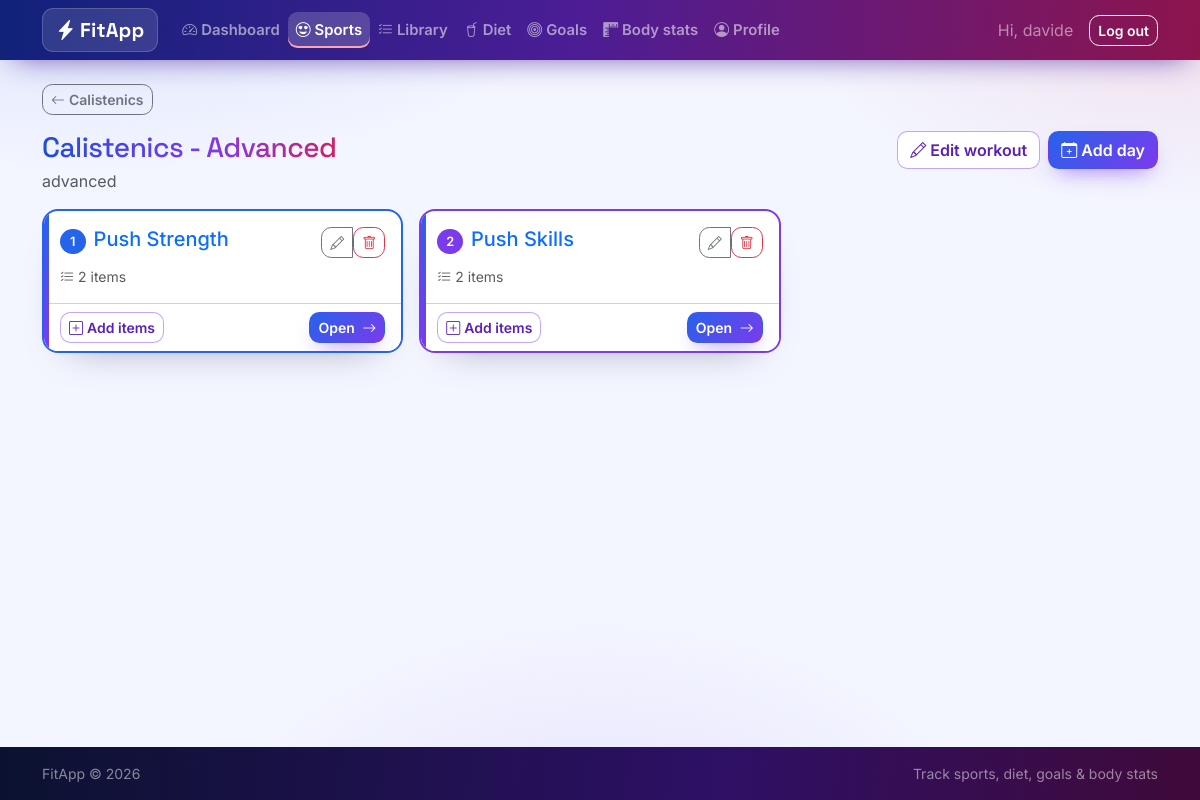
The app's page /sports/1/workouts/1 (signed in), older data.
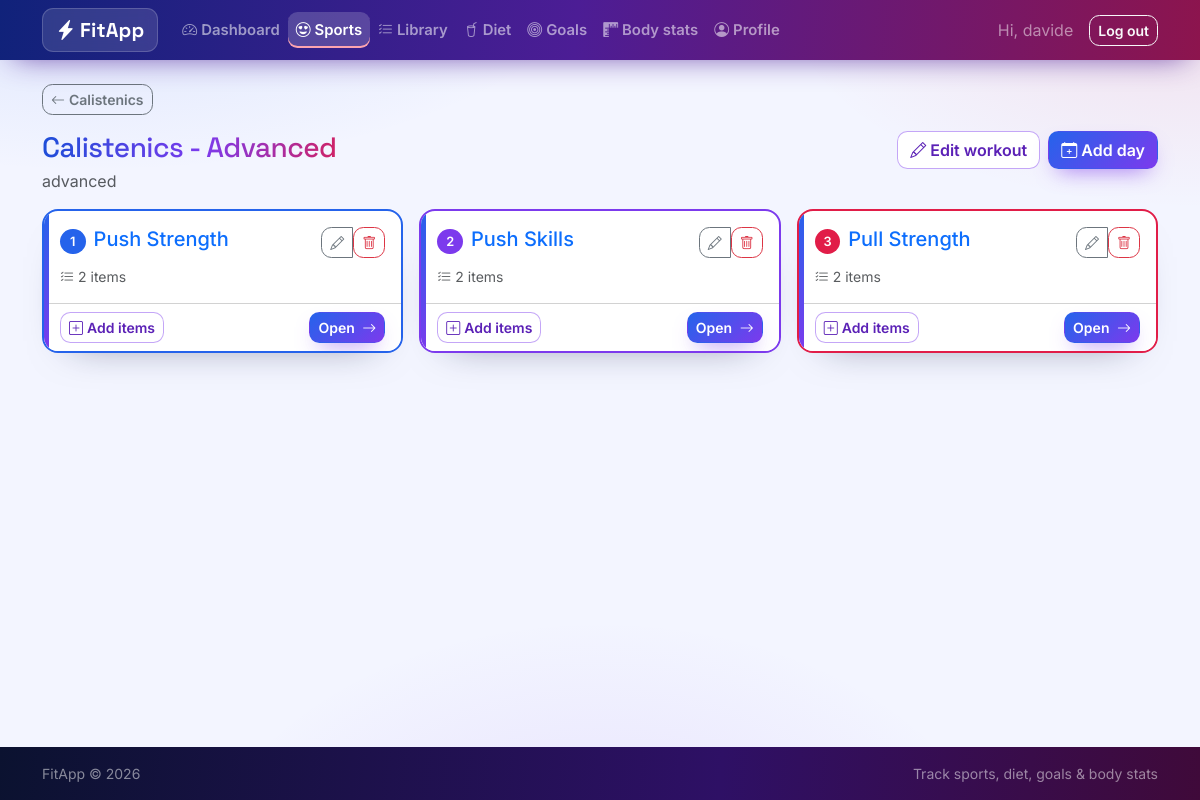
The same page, newer data.
### tables this page shows
CREATE TABLE "users" (
    id            INTEGER PRIMARY KEY AUTOINCREMENT,
    username      TEXT UNIQUE NOT NULL,
    email         TEXT UNIQUE NOT NULL,
    password_hash TEXT NOT NULL,
    height_cm     REAL,
    birth_date    TEXT,
    sex           TEXT,
    role          TEXT NOT NULL DEFAULT 'user' CHECK (role IN ('user', 'admin')),
    created_at    TEXT NOT NULL DEFAULT (datetime('now'))
);

CREATE TABLE "sports" (
                id         INTEGER PRIMARY KEY AUTOINCREMENT,
                user_id    INTEGER NOT NULL REFERENCES users (id) ON DELETE CASCADE,
                name       TEXT NOT NULL,
                notes      TEXT,
                created_at TEXT NOT NULL DEFAULT (datetime('now'))
            );

CREATE TABLE workouts (
    id         INTEGER PRIMARY KEY AUTOINCREMENT,
    sport_id   INTEGER NOT NULL REFERENCES sports (id) ON DELETE CASCADE,
    position   INTEGER NOT NULL DEFAULT 0,
    name       TEXT NOT NULL,
    notes      TEXT,
    created_at TEXT NOT NULL DEFAULT (datetime('now'))
);

CREATE TABLE workout_days (
    id         INTEGER PRIMARY KEY AUTOINCREMENT,
    workout_id INTEGER NOT NULL REFERENCES workouts (id) ON DELETE CASCADE,
    position   INTEGER NOT NULL DEFAULT 0,
    name       TEXT NOT NULL
);

### fitapp/routes/sports.py (the view)
@bp.route("/<int:sport_id>/workouts/<int:workout_id>")
@login_required
def workout_detail(sport_id, workout_id):
    sport = _get_sport(sport_id)
    workout = _get_workout(sport_id, workout_id)
    db = get_db()
    days = db.execute(
        """SELECT d.id, d.position, d.name,
                  (SELECT COUNT(*) FROM day_entries e WHERE e.workout_day_id = d.id) AS entry_count
           FROM workout_days d
           WHERE d.workout_id = ? ORDER BY d.position, d.id""",
        (workout_id,),
    ).fetchall()
    days_data = [dict(day) for day in days]
    return render_template(
        "sports/workout_detail.html",
        sport=sport,
        workout=workout,
        days=days_data,
    )

### fitapp/auth.py (called while the page is built)
def load_current_user():
    user_id = session.get("user_id")
    if user_id is None:
        g.user = None
    else:
        g.user = get_db().execute(
            "SELECT * FROM users WHERE id = ?", (user_id,)
        ).fetchone()
    return g.user

def login_required(view):
    @wraps(view)
    def wrapped(*args, **kwargs):
        if load_current_user() is None:
            flash("Please log in to access this page.", "warning")
            return redirect(url_for("auth.login", next=request.path))
        return view(*args, **kwargs)
    return wrapped

@bp.before_app_request
def _load_user():
    load_current_user()
    if g.user is not None and g.user["role"] == "admin":
        blueprint = (request.endpoint or "").split(".", 1)[0]
        if blueprint in ADMIN_BLOCKED_BLUEPRINTS:
            flash("Admin accounts manage users and settings only.", "warning")
            return redirect(url_for("admin.index"))

### fitapp/db.py (called while the page is built)
def get_db():
    if "db" not in g:
        g.db = sqlite3.connect(
            current_app.config["DATABASE"],
            detect_types=sqlite3.PARSE_DECLTYPES,
        )
        g.db.row_factory = sqlite3.Row
        g.db.execute("PRAGMA foreign_keys = ON")
    return g.db

### fitapp/routes/sports.py (called while the page is built)
def _get_sport(sport_id):
    sport = get_db().execute(
        "SELECT * FROM sports WHERE id = ? AND user_id = ?",
        (sport_id, g.user["id"]),
    ).fetchone()
    if sport is None:
        abort(404)
    return sport

def _get_workout(sport_id, workout_id):
    workout = get_db().execute(
        "SELECT * FROM workouts WHERE id = ? AND sport_id = ?",
        (workout_id, sport_id),
    ).fetchone()
    if workout is None:
        abort(404)
    return workout

### fitapp/templates/sports/workout_detail.html (shortened to what this page needs)
{% extends "base.html" %}
{% block back %}
<a class="btn btn-outline-secondary btn-sm mb-3" href="{{ url_for('sports.detail', sport_id=sport['id']) }}">
  <i class="bi bi-arrow-left me-1"></i>{{ sport['name'] }}
</a>
{% endblock %}
{% block content %}
<div class="d-flex flex-wrap justify-content-between align-items-start mb-3 gap-2">
  <div>
    <div class="d-flex align-items-center gap-2 flex-wrap">
      <h1 class="h3 mb-0">{{ workout['name'] }}</h1>
    </div>
    {% if workout['notes'] %}<p class="text-muted mb-0 mt-1">{{ workout['notes'] }}</p>{% endif %}
  </div>
  <div class="d-flex flex-wrap gap-2">
    <a class="btn btn-outline-success" href="{{ url_for('sports.workout_edit', sport_id=sport['id'], workout_id=workout['id']) }}">
      <i class="bi bi-pencil me-1"></i>Edit workout
    </a>
    <a class="btn btn-success" href="{{ url_for('sports.day_new', sport_id=sport['id'], workout_id=workout['id']) }}">
      <i class="bi bi-calendar-plus me-1"></i>Add day
    </a>
  </div>
</div>
{% set palette = ['blue', 'violet', 'rose', 'amber'] %}
<div class="row g-3">
  {% for d in days %}
  <div class="col-md-6 col-xl-4">
    <div class="card stat-card h-100 day-card day-{{ palette[loop.index0 % 4] }}">
      <div class="card-body">
        <div class="d-flex justify-content-between align-items-start mb-2">
          <h2 class="h5 mb-0">
            <a class="text-decoration-none" href="{{ url_for('sports.day_detail', sport_id=sport['id'], workout_id=workout['id'], day_id=d['id']) }}">
              <span class="day-index">{{ loop.index }}</span>{{ d['name'] }}
            </a>
          </h2>
          <div class="btn-group">
            <a class="btn btn-sm btn-outline-secondary" href="{{ url_for('sports.day_edit', sport_id=sport['id'], workout_id=workout['id'], day_id=d['id']) }}" title="Edit day">
              <i class="bi bi-pencil"></i>
            </a>
            <form class="d-inline" action="{{ url_for('sports.day_delete', sport_id=sport['id'], workout_id=workout['id'], day_id=d['id']) }}"
                  method="post" onsubmit="return confirm('Delete this workout-day and all its modules?');">
              <button class="btn btn-sm btn-outline-danger" type="submit" title="Delete day"><i class="bi bi-trash"></i></button>
            </form>
          </div>
        </div>
        <div class="small text-muted">
          <i class="bi bi-list-check me-1"></i>{{ d['entry_count'] or 0 }} item{{ 's' if (d['entry_count'] or 0) != 1 }}
        </div>
      </div>
      <div class="card-footer bg-white d-flex justify-content-between align-items-center gap-2">
        <a class="btn btn-sm btn-outline-success" href="{{ url_for('sports.day_build', sport_id=sport['id'], workout_id=workout['id'], day_id=d['id']) }}">
          <i class="bi bi-plus-square me-1"></i>Add items
        </a>
        <a class="btn btn-sm btn-success" href="{{ url_for('sports.day_detail', sport_id=sport['id'], workout_id=workout['id'], day_id=d['id']) }}">
          Open <i class="bi bi-arrow-right ms-1"></i>
        </a>
      </div>
    </div>
  </div>
  {% endfor %}
</div>
{% endblock %}

### fitapp/templates/base.html (shortened to what this page needs)
<!doctype html>
<html lang="en" data-bs-theme="light">
<head>
  <link href="https://cdn.jsdelivr.net/npm/bootstrap@5.3.3/dist/css/bootstrap.min.css" rel="stylesheet">
  <link href="https://cdn.jsdelivr.net/npm/bootstrap-icons@1.11.3/font/bootstrap-icons.min.css" rel="stylesheet">
  <link href="{{ url_for('static', filename='css/style.css') }}" rel="stylesheet">
</head>
<body class="d-flex flex-column min-vh-100">
<nav class="navbar navbar-expand-lg navbar-dark navbar-fitapp sticky-top">
  <div class="container">
    <a class="navbar-brand fw-bold" href="{{ url_for('dashboard.index') }}">
      <i class="bi bi-lightning-charge-fill me-1"></i>FitApp
    </a>
    <div class="collapse navbar-collapse" id="mainNav">
      {% if g.user %}
      <ul class="navbar-nav me-auto">
        {% if g.user['role'] == 'admin' %}
        <li class="nav-item"><a class="nav-link {% if request.endpoint and request.endpoint.startswith('profile.') %}active{% endif %}"
           href="{{ url_for('profile.index') }}"><i class="bi bi-person-circle me-1"></i>Profile</a></li>
        <li class="nav-item"><a class="nav-link {% if request.endpoint and request.endpoint.startswith('admin.') %}active{% endif %}"
           href="{{ url_for('admin.index') }}"><i class="bi bi-shield-lock me-1"></i>Admin</a></li>
        {% else %}
        <li class="nav-item"><a class="nav-link {% if request.endpoint == 'dashboard.index' %}active{% endif %}"
           href="{{ url_for('dashboard.index') }}"><i class="bi bi-speedometer2 me-1"></i>Dashboard</a></li>
        <li class="nav-item"><a class="nav-link {% if request.endpoint and request.endpoint.startswith('sports.') %}active{% endif %}"
           href="{{ url_for('sports.index') }}"><i class="bi bi-emoji-heart-eyes me-1"></i>Sports</a></li>
        <li class="nav-item"><a class="nav-link {% if request.endpoint and request.endpoint.startswith('library.') %}active{% endif %}"
           href="{{ url_for('library.index') }}"><i class="bi bi-list-check me-1"></i>Library</a></li>
        <li class="nav-item"><a class="nav-link {% if request.endpoint and request.endpoint.startswith('diets.') %}active{% endif %}"
           href="{{ url_for('diets.index') }}"><i class="bi bi-cup-straw me-1"></i>Diet</a></li>
        <li class="nav-item"><a class="nav-link {% if request.endpoint and request.endpoint.startswith('goals.') %}active{% endif %}"
           href="{{ url_for('goals.index') }}"><i class="bi bi-bullseye me-1"></i>Goals</a></li>
        <li class="nav-item"><a class="nav-link {% if request.endpoint and request.endpoint.startswith('stats.') %}active{% endif %}"
           href="{{ url_for('stats.index') }}"><i class="bi bi-rulers me-1"></i>Body stats</a></li>
        <li class="nav-item"><a class="nav-link {% if request.endpoint and request.endpoint.startswith('profile.') %}active{% endif %}"
           href="{{ url_for('profile.index') }}"><i class="bi bi-person-circle me-1"></i>Profile</a></li>
        {% endif %}
      </ul>
      <div class="d-flex align-items-center">
        <span class="navbar-text me-3 text-white-50">Hi, {{ g.user['username'] }}</span>
        <form action="{{ url_for('auth.logout') }}" method="post" class="m-0">
          <button class="btn btn-outline-light btn-sm" type="submit">Log out</button>
        </form>
      </div>
      {% endif %}
    </div>
  </div>
</nav>
<main class="container py-4 flex-grow-1">
  {% block back %}{% endblock %}
  {% block content %}{% endblock %}
</main>
<footer class="bg-dark text-white-50 py-3 mt-auto">
  <div class="container small d-flex justify-content-between">
    <span>FitApp &copy; {{ now_year if now_year else '2026' }}</span>
    <span>Track sports, diet, goals &amp; body stats</span>
  </div>
</footer>
</body>
</html>

### fitapp/static/css/style.css (style rules this page uses)
:root { --fa-blue: #2563eb; --fa-blue-deep: #1d4ed8; --fa-violet: #7c3aed; --fa-violet-deep: #5b21b6; --fa-red: #ef4444; --fa-rose: #e11d48; --fa-ink: #0b1230; --grad-main: linear-gradient(135deg, #2563eb 0%, #7c3aed 55%, #e11d48 120%); --grad-btn: linear-gradient(135deg, #2563eb 0%, #7c3aed 100%); --grad-btn-hover: linear-gradient(135deg, #1d4ed8 0%, #6d28d9 100%); --grad-fire: linear-gradient(135deg, #7c3aed 0%, #e11d48 100%); --font-display: "Space Grotesk", "Inter", system-ui, sans-serif; --font-body: "Inter", system-ui, -apple-system, "Segoe UI", sans-serif; }
* { -webkit-tap-highlight-color: transparent; }
body { font-family: var(--font-body); background-color: #f3f5ff; background-image: radial-gradient(900px 420px at 8% -10%, rgba(37, 99, 235, .14), transparent 60%), radial-gradient(760px 380px at 100% 0%, rgba(225, 29, 72, .10), transparent 55%), radial-gradient(700px 500px at 50% 115%, rgba(124, 58, 237, .12), transparent 60%); background-attachment: fixed; }
main h1, .h3, .h4 { font-family: var(--font-display); letter-spacing: -.02em; }
main > h1, h1.h3 { background: linear-gradient(95deg, #1d4ed8 0%, #7c3aed 55%, #e11d48 110%); -webkit-background-clip: text; background-clip: text; color: transparent; display: inline-block; }
.navbar-fitapp { background-image: linear-gradient(95deg, #10227a 0%, #4c1d95 48%, #9f1239 115%); box-shadow: 0 10px 30px -14px rgba(76, 29, 149, .85); }
.navbar-fitapp .navbar-brand { font-family: var(--font-display); font-weight: 700; letter-spacing: .01em; background: rgba(255, 255, 255, .12); border: 1px solid rgba(255, 255, 255, .18); padding: .38rem .8rem; border-radius: .7rem; backdrop-filter: blur(6px); }
.navbar-fitapp .nav-link { font-weight: 600; font-size: .93rem; border-radius: .6rem; padding: .45rem .8rem; transition: background-color .2s ease, transform .2s ease; }
.navbar-fitapp .nav-link.active { background-color: rgba(255, 255, 255, .18); box-shadow: inset 0 -2px 0 #fda4af; }
.btn { font-weight: 600; border-radius: .65rem; transition: transform .15s ease, box-shadow .2s ease, filter .2s ease; }
.btn-success, .btn-success:hover, .btn-success:focus, .btn-success:active { color: #fff; border-color: transparent; background-color: transparent; background-image: var(--grad-btn); box-shadow: 0 10px 22px -10px rgba(124, 58, 237, .75); }
.btn-outline-success, .btn-outline-success:hover, .btn-outline-success:focus { color: var(--fa-violet-deep); border-color: rgba(124, 58, 237, .45); background-color: #fff; }
.card { border-radius: 1rem; border: 1px solid rgba(99, 102, 241, .14); box-shadow: 0 18px 40px -30px rgba(15, 23, 60, .55); transition: transform .2s ease, box-shadow .25s ease; }
.stat-card { overflow: hidden; position: relative; }
.stat-card::before { content: ""; position: absolute; inset: 0 auto 0 0; width: 5px; background: var(--grad-btn); }
.day-card { border: 2px solid #d4d4d8; }
.day-card .day-index { display: inline-flex; align-items: center; justify-content: center; width: 1.6rem; height: 1.6rem; margin-right: .5rem; border-radius: 50%; color: #fff; font-size: .8rem; font-weight: 600; background: #a1a1aa; }
.day-card.day-blue { border-color: #2563eb; }
.day-card.day-blue .day-index { background: #2563eb; }
.day-card.day-violet { border-color: #7c3aed; }
.day-card.day-violet .day-index { background: #7c3aed; }
.day-card.day-rose { border-color: #e11d48; }
.day-card.day-rose .day-index { background: #e11d48; }
footer { background: linear-gradient(95deg, #0b1230 0%, #2e1065 60%, #4c0519 130%) !important; color: rgba(255, 255, 255, .55) !important; }

Row changes from the older to the newer data that the page shows:
added workout_days: name "Pull Strength", position "2", entry_count "s"
